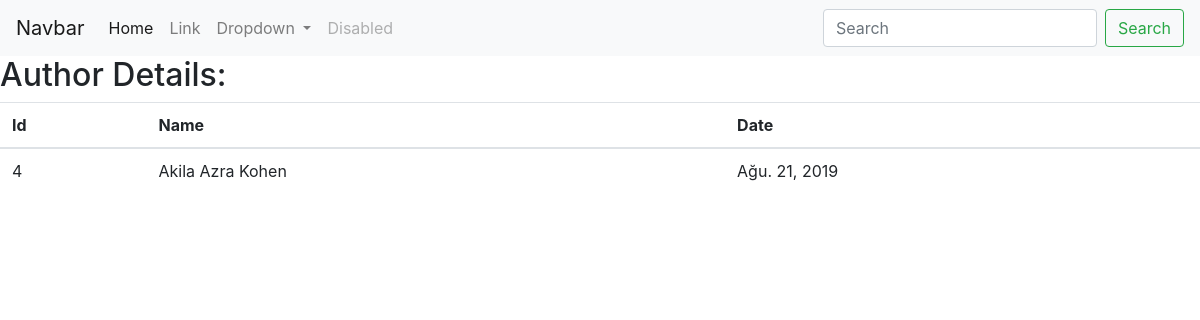
Screenshot of /books/authordetails/4 with the database file from the repository.
### books/models.py (models this page shows, shortened)
class Author(models.Model):
    authorName=models.CharField(max_length=50)
    createdDate=models.DateField("Date created!")

### books/views.py (the view)
# urls.py: path('authordetails/<int:authorId>',views.authorDetail,name="Author Details"),
def authorDetail(request,authorId):
    try:
        context3={
       'author_details' :Author.objects.get(pk=authorId)
       }
    except Author.DoesNotExist:
        raise Http404("Author does not exist!!!!!")
    return render(request,'authorDetails.html',context3)

### books/templates/authorDetails.html (shortened to what this page needs)
<html>
<head><link rel="stylesheet" href="https://stackpath.bootstrapcdn.com/bootstrap/4.3.1/css/bootstrap.min.css"></head>
<body>
<nav class="navbar navbar-expand-lg navbar-light bg-light">
  <a class="navbar-brand" href="#">Navbar</a>
  <div class="collapse navbar-collapse" id="navbarSupportedContent">
    <ul class="navbar-nav mr-auto">
      <li class="nav-item active">
        <a class="nav-link" href="#">Home <span class="sr-only">(current)</span></a>
      </li>
      <li class="nav-item">
        <a class="nav-link" href="#">Link</a>
      </li>
      <li class="nav-item dropdown">
        <a class="nav-link dropdown-toggle" href="#" id="navbarDropdown" role="button" data-toggle="dropdown" aria-haspopup="true" aria-expanded="false">
          Dropdown
        </a>
      </li>
      <li class="nav-item">
        <a class="nav-link disabled" href="#" tabindex="-1" aria-disabled="true">Disabled</a>
      </li>
    </ul>
    <form class="form-inline my-2 my-lg-0">
      <input class="form-control mr-sm-2" type="search" placeholder="Search" aria-label="Search">
      <button class="btn btn-outline-success my-2 my-sm-0" type="submit">Search</button>
    </form>
  </div>
</nav>
<h2>Author Details:</h2>
<table class="table">
<thead>
<th>Id</th>
<th>Name</th>
<th>Date</th>
</thead>
<tr>
<td>{{author_details.id}}</td>
<td>{{author_details.authorName}}</td>
<td>{{author_details.createdDate}}</td>
</tr>
</table>
</body>
</html>

### rows the page displays
Author: id "4", authorName "Akila Azra Kohen", createdDate "Ağu. 21, 2019"
